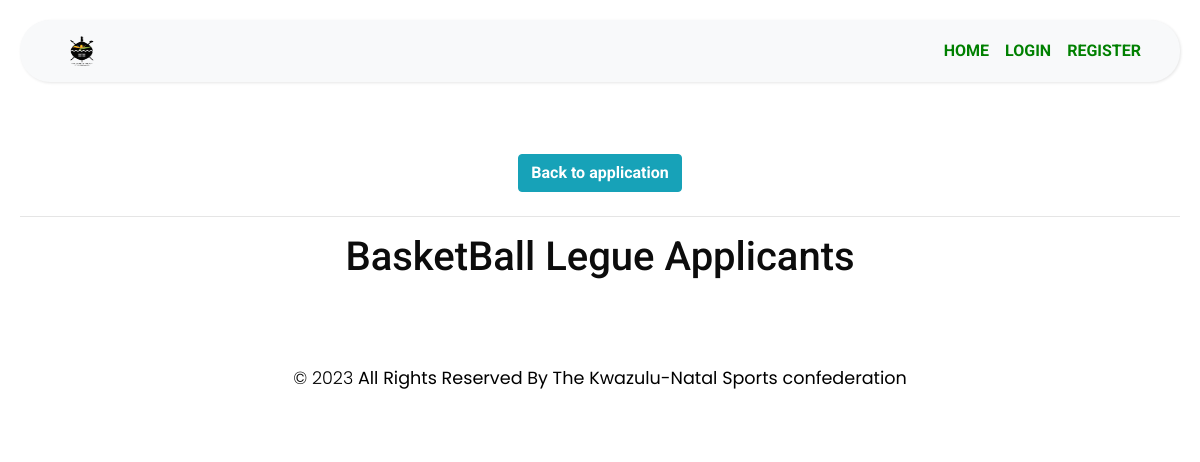
/Applcants/2, run on an earlier commit of the app's database.
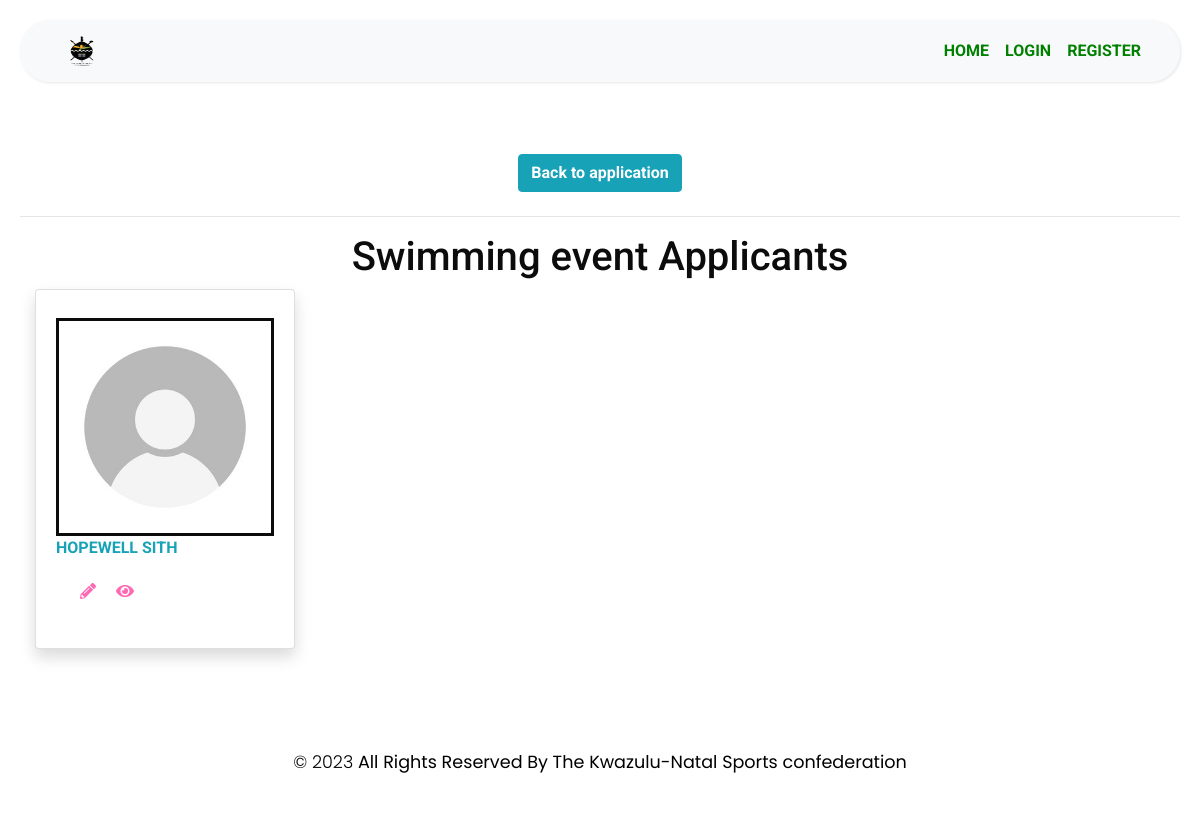
And on a later commit of the database.
### MyApp/models.py (models this page shows)
class Application(models.Model):
    ApplicationId = models.AutoField(primary_key=True)
    user = models.ForeignKey(User,blank=True,null=True,on_delete=models.CASCADE)
    FederationPersonel = models.ForeignKey(FederationPersonel,blank=True,null=True,on_delete=models.CASCADE)
    EventName = models.CharField(max_length=255)
    StartDate = models.DateTimeField(max_length=255)
    EndDate = models.DateTimeField(max_length=255)
    HostCity = models.CharField(max_length=255)
    HostProvince =models.CharField(max_length=255)
    ReportSubmitAgreement = models.BooleanField(default=False)
    NumberOfTeam = models.IntegerField()
    MethodOfSelection = models.CharField(max_length=255)
    SelectionApprovedDate = models.DateField(max_length=255)
    TravelDateTime = models.DateTimeField(max_length=255)
    ModeOfTravel = models.CharField(max_length=255)
    CodeOfConductAcceped = models.BooleanField(default=False)
    RegulationsInterestDeclaration  = models.CharField(max_length=300, default='NotProvided')
    RegulationsInterestDeclaration  = models.CharField(max_length=300, default='NotProvided')
    SelectionCriteriaProtocols = models.CharField(max_length=300, default='NotProvided')
    GeneralRegulationSelectionProcedure  =models.CharField(max_length=300, default='NotProvided')
    DocumentationOfSelectionSubmitted = models.CharField(max_length=300, default='NotProvided')
    TeamOfficialDuties = models.CharField(max_length=300, default='NotProvided')
    AcceptanceOfTeamAppointment = models.CharField(max_length=300, default='NotProvided')
    HighPerformancePlan = models.CharField(max_length=300, default='NotProvided')
    EventInvitation  = models.CharField(max_length=300, default='NotProvided')
    ApplicationDate  = models.DateTimeField(default=datetime.now())
    Step = models.CharField(max_length=255, default='start')
    ApplicationStatus = models.CharField(max_length=255, default='Oncreate')
    isHistory = models.BooleanField(default=False)
    DateCreated = models.DateTimeField(default=datetime.now())
    DeclineReason = models.TextField(blank=True, null=True)
    CancelReason = models.TextField(blank=True, null=True)
    ApparelLetters = models.CharField(max_length=300, blank=True, null=True)

class Represantative(models.Model):
    RepresantativeId = models.AutoField(primary_key=True)
    application = models.ForeignKey(Application,blank=True,null=True,on_delete=models.CASCADE)
    FirstName = models.CharField(max_length=255)
    Surname =models.CharField(max_length=255)
    Gender = models.CharField(max_length=255)
    Event = models.CharField(max_length=255)
    PhoneNumber = models.CharField(max_length=255)
    Email = models.CharField(max_length=255)
    City = models.CharField(max_length=255)
    Province = models.CharField(max_length=255)
    Date = models.DateTimeField(auto_now=False, auto_now_add=True)
    RepresanativeLeve = models.CharField(max_length=255)
    Duration = models.CharField(max_length=255)
    IDCopySubmited = models.BooleanField(default=False,blank=False,null=False)
    AcceptanceofTeamAppointment = models.BooleanField(default=False,blank=False,null=False)
    RepresatativeType = models.CharField(max_length=255, default='Junior')

### MyApp/views.py (the view)
# urls.py: path('Applcants/<int:applicationId>', views.Applcants, name="Applcants"),
def Applcants(request,applicationId):
    application = get_object_or_404(Application,pk = applicationId)
    Applicants = Represantative.objects.filter(application = application)
    if request.method == 'GET':
        return render(request,'MyApp/Applcants.html', {"application":application,"Applicants": Applicants})

### MyApp/templates/MyApp/Applcants.html (shortened to what this page needs)
{% extends "MyApp/base.html" %}
{% block content %}
    {% load static %}
    <div class="row"  style="display:flex;justify-content:center">
        <div style="padding:0.5rem;">
                <a href="{% url 'Application_review' applicationId=application.ApplicationId  %}" title="" class="btn btn-info">
                    <b>
                        Back to application
                    </b>
                </a>
        </div>
    </div>
    <hr/>
    <h1 class="text-center">
        {{application.EventName}} Applicants
    </h1>
  <div class="container">
    {% if Applicants %}
        <div class="row">
            {% for represantative in Applicants %}
                <div class="col-xl-3 col-md-6 mb-4">
                    <div class="card border-left-primary shadow h-100 py-2">
                        <div class="card-body">
                            <div class="row no-gutters align-items-center" style="display:flex;justify-content:center">
                                <img style="width:inherit; width:100%;border:solid;max-height:320px" src="{% static 'manageProfile/images/DefaultProfile.jpg'%}"/>
                            </div>
                            <div class="row no-gutters align-items-center">
                                <div class="col mr-2" style="display:flex; justify-content: space-between;">
                                    <div class="text-xs font-weight-bold text-info text-uppercase mb-1" >
                                        {{ represantative.FirstName}} {{represantative.Surname}}
                                    </div>
                                </div>
                            </div>
                            <div class="row no-gutters align-items-center" style="padding:1rem">
                                <div class="col-auto"  styl="display:flex; justify-content:space-between;align-content:center;color: #FF69B4;justify-content:center" >
                                    {% if user.is_superuser != True %}
                                        <a style="color: #FF69B4;padding:0.5rem" href="{% url 'update_Representative' represantativeId=represantative.RepresantativeId %}" style="padding:5px"><i class="fas  fa-pencil-alt edit-icon"></i></a>
                                    {% endif %}
                                        <a href="{% url 'represantativeDetails' represantativeId=represantative.RepresantativeId %}" style="color: #FF69B4;padding:0.5rem"><i class="fas fa-eye view-icon"></i></a>
                                </div>
                            </div>
                        </div>
                    </div>
                </div>
            {% endfor%}
        </div>
    {%endif%}
  </div>
{% endblock %}

### MyApp/templates/MyApp/base.html (shortened to what this page needs)
<!DOCTYPE html>
<html>
<head>
    {%load static %}
    <link rel="stylesheet" href="{% static 'manageProfile/Profile.css' %}">
    <link rel="stylesheet" href="https://stackpath.bootstrapcdn.com/bootstrap/4.1.0/css/bootstrap.min.css">
    <link rel="stylesheet" href="{% static 'manageProfile/css/style5.css' %}">
    <link rel="stylesheet" href="{% static 'manageProfile/css/style.css' %}">
    <link rel="stylesheet" href="{% static 'manageProfile/css1/style.css' %}">
<link rel="stylesheet" type="text/css" href="{% static 'manageProfile/css1/bootstrap.css' %}" />
  <link rel="stylesheet" href="{% static 'manageProfile/css1/nice-select.min.css' %}">
  <link rel="stylesheet" type="text/css" href="https://cdnjs.cloudflare.com/ajax/libs/OwlCarousel2/2.3.4/assets/owl.carousel.min.css" />
  <link href="{% static 'manageProfile/css1/font-awesome.min.css' %}" rel="stylesheet" />
  <link href="{% static 'manageProfile/css1/style.css' %}" rel="stylesheet" />
  <link href="{% static 'manageProfile/css1/responsive.css' %}" rel="stylesheet" />
</head>
<body>
    <div class="wrapper" >
        <div id="content">
            <nav class="navbar navbar-expand-lg navbar-light bg-light" style="border-radius:30px">
                <div class="container-fluid" style="color: black;">
                    <a class="nav-link" href="{% url 'home' %}" style="color: green;"> <img style="width:inherit;width:30px;border-radius:12px;height:30px " src="{% static 'manageProfile/images/kzn-sports-confederation-logo.png' %}" class="thumbnail"/></a>
                    <div class="collapse navbar-collapse" id="navbarSupportedContent">
                      <ul class="nav navbar-nav ml-auto"style="color: azure;">
                            {% if user.is_authenticated %}
                                <li class="nav-item text-uppercase font-weight-bold">
                                    <a style="color: green;" class="nav-link"  href="{% url 'home' %}">Home</a>
                                </li>
                                {% if user.is_superuser %}
                                    {% comment %} <li class="nav-item">
                                        <a style="color: black;" class="nav-link" href="#"> Supper User State</a>
                                    </li> {% endcomment %}
                                    <li class="nav-item text-uppercase font-weight-bold">
                                        <a href="{% url 'Applications' %}" style="color: green;" class="nav-link" href="">Applications</a>
                                    </li>
                                {% else %}
                                    <li class="nav-item text-uppercase font-weight-bold">
                                        <a class="nav-link" href="{%   url 'my_applications' %}" >Applications</a>
                                    </li>
                                {% endif %}
                                {% comment %} <li class="nav-item">
                                    <a class="nav-link" href="{% url 'EstoreAbout' %}" style="color: #FF69B4;">About Us</a>
                                </li>
                                {% endcomment %}
                                <li class="nav-item text-uppercase font-weight-bold">
                                    <a class="nav-link" href="{% url 'account' %}">{{user.first_name}} {{user.last_name}}</a>
                                </li>
                                <li class="nav-item text-uppercase font-weight-bold">
                                    <a style="color: green;" class="nav-link" href="{% url 'logoutuser' %}">logout</a>
                                </li>
                            {% else %}
                                <li class="nav-item text-uppercase font-weight-bold">
                                    <a style="color: green;" class="nav-link"  href="{% url 'home' %}">Home</a>
                                </li>
                               <li class="nav-item text-uppercase font-weight-bold">
                                    <a style="color: green;" class="nav-link"  href="{% url 'login' %}">Login</a>
                               </li>
                               <li class="nav-item text-uppercase font-weight-bold">
                                    <a style="color: green;" class="nav-link"  href="{% url 'Signup' %}">Register</a>
                                </li>
                            {% endif %}
                        </ul>
                    </div>
                </div>
            </nav>
            <br>
            {% block content %}
            {% endblock %}
            <br>
            <footer class="footer_section" style="height:auto;margin-bottom:0px;width: 100%; margin-top: 10px;border-radius:30px">
                <div class="container" style="margin-bottom:0px;padding:1rem">
                    <center>
                        <b class="text-center">
                            <p style="color:black;">
                                &copy; <span id="displayYear"></span><b> All Rights Reserved By The</b>
                                <a href="#"><b>Kwazulu-Natal Sports confederation</b></a>
                            </p>
                        </b>
                    </center>
                </div>
            </footer>
        </div>
    </div>
</body>
</html>

### MyApp/static/manageProfile/css/style5.css (style rules this page uses)
body { font-family: 'Poppins', sans-serif; background: #fafafa; }
p { font-family: 'Poppins', sans-serif; font-size: 1.1em; font-weight: 300; line-height: 1.7em; color: #999; }
a, a:hover, a:focus { color: inherit; text-decoration: none; transition: all 0.3s; }
.navbar { padding: 15px 10px; background: #fff; border: none; border-radius: 0; margin-bottom: 40px; box-shadow: 1px 1px 3px rgba(0, 0, 0, 0.1); }
.wrapper { display: flex; width: 100%; align-items: stretch; perspective: 1500px; }
#content { width: 100%; padding: 20px; min-height: 100vh; transition: all 0.3s; }

### MyApp/static/manageProfile/css1/style.css (style rules this page uses)
body { font-family: "Roboto", sans-serif; color: #0c0c0c; background-color: #ffffff; overflow-x: hidden; }
a, a:hover, a:focus { text-decoration: none; }
.btn, .btn:focus { outline: none !important; -webkit-box-shadow: none; box-shadow: none; }
.footer_section { position: relative; background-color: #ffffff; text-align: center; }
.footer_section p { color: #155263; padding: 25px 0; margin: 0; }
.footer_section p a { color: inherit; }

### MyApp/static/manageProfile/css1/responsive.css (style rules this page uses)
@media (min-width: 1200px) { .container { max-width: 1170px; } }

What changed in the data, as far as the page shows it:
changed Application: EventName "BasketBall Legue" → "Swimming event"
now on this page (row edited): Represantative: FirstName "HOPEWELL", Surname "SITH"
